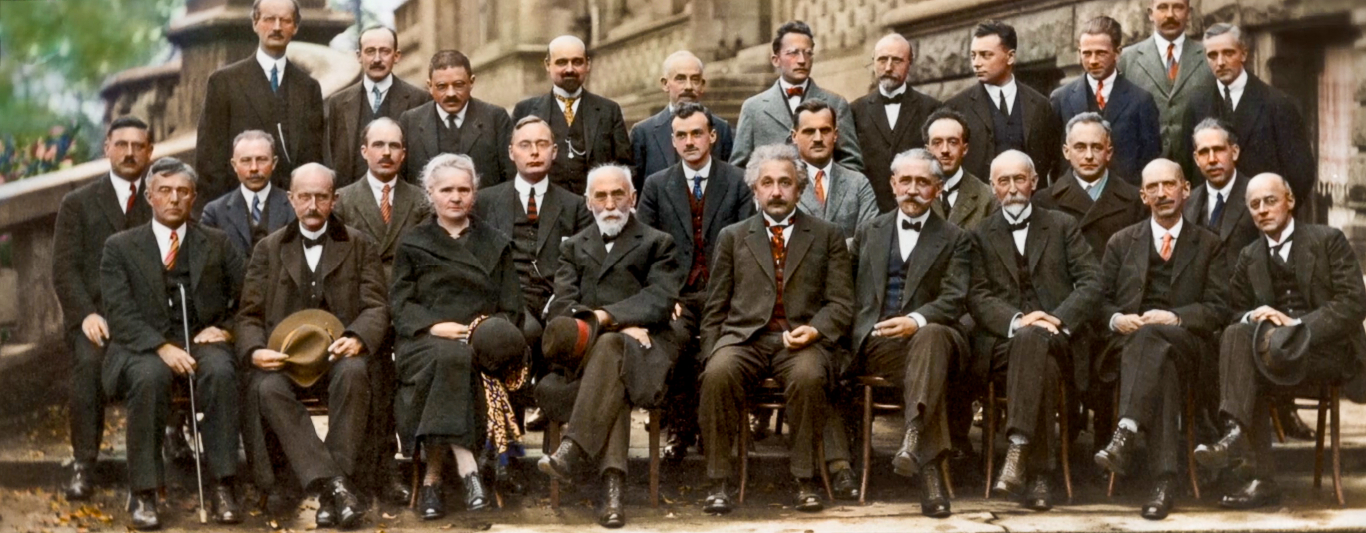
%> input picture TestImages/test10.jpg, 2732 x 1066 px (shown at 1/2 size)
$ octave WatershedSegmentation.m   (GNU Octave 9; MATLAB toolbox functions it lacks are replaced by stand-ins)
%> lines starting %> are read from the running program, lines starting %| are printed output that depends on the picture; in (x1, y1, x2, y2) boxes, pixels count from 0 and x2, y2 are one past the last pixel; in counts of white or black regions, pixels touching at a corner belong together; the program's own positions count from 1
clc

%function image = WatershedImageTesting(rgb)

% Reading in the image, and turning it into grayscale
rgb = imread('E:\CS_Level_3\CS3072-3605-FYP3\TestImages\test10.jpg');
%> rgb is the input picture: size 1066x2732x3 uint8; mean R, G, B 93.4, 79.3, 63.1
	%rgb = imread('coins.jpg');

% Either/OR
I = rgb2gray(rgb);
    %imshow(I)
%I = rgb; % Use this if input image is already grayscaled

% Not too sure what this is..
text(732,501,'Image courtesy of Corel(R)',...
     'FontSize',7,'HorizontalAlignment','right')

% Sobel edge marks - imfilter. Higher gradient in the outer borders
hy = fspecial('sobel');
hx = hy';
Iy = imfilter(double(I), hy, 'replicate');
Ix = imfilter(double(I), hx, 'replicate');
gradmag = sqrt(Ix.^2 + Iy.^2);
%figure
%imshow(gradmag,[]);
title('Gradient magnitude (gradmag)');

% This brings errors. Cannot apply watershed directly on gradient magnitude

%L = watershed(gradmag);
%Lrgb = label2rgb(L);
%figure, imshow(Lrgb), title('Watershed transform of gradient magnitude (Lrgb)')

% Marking the foreground object.
% The Opening version

se = strel('disk', 20);
Io = imopen(I, se);
%figure
%imshow(Io), title('Opening (Io)')

% The Opening by reconstruction

Ie = imerode(I, se);
Iobr = imreconstruct(Ie, I);
%figure
imshow(Iobr), title('Opening-by-reconstruction (Iobr)')

% SAVING THE IMAGE
%imwrite(Iobr,'C:\Users\deepa\Desktop\CS3072-3605-FYP\watershedIobr.jpg','jpg');
imwrite(Iobr,'E:\CS_Level_3\CS3072-3605-FYP3\OutputImages\watershedIobr.jpg','jpg');

% The Closing version

Ioc = imclose(Io, se);
%figure
%imshow(Ioc), title('Opening-closing (Ioc)')

% Opening and Closing morph, opening and closing values used here
% Key functions- imdilate and imreconstruct

Iobrd = imdilate(Iobr, se);
Iobrcbr = imreconstruct(imcomplement(Iobrd), imcomplement(Iobr));
Iobrcbr = imcomplement(Iobrcbr);
%figure
%imshow(Iobrcbr), title('Opening-closing by reconstruction (Iobrcbr)')

% SAVING THE IMAGE
%imwrite(Iobrcbr,'C:\Users\deepa\Desktop\CS3072-3605-FYP\watershedIob.jpg','jpg');
imwrite(Iobrcbr,'E:\CS_Level_3\CS3072-3605-FYP3\OutputImages\watershedIob.jpg','jpg');

% Calculating the regional maxima of Iobrcbr

fgm = imregionalmax(Iobrcbr);
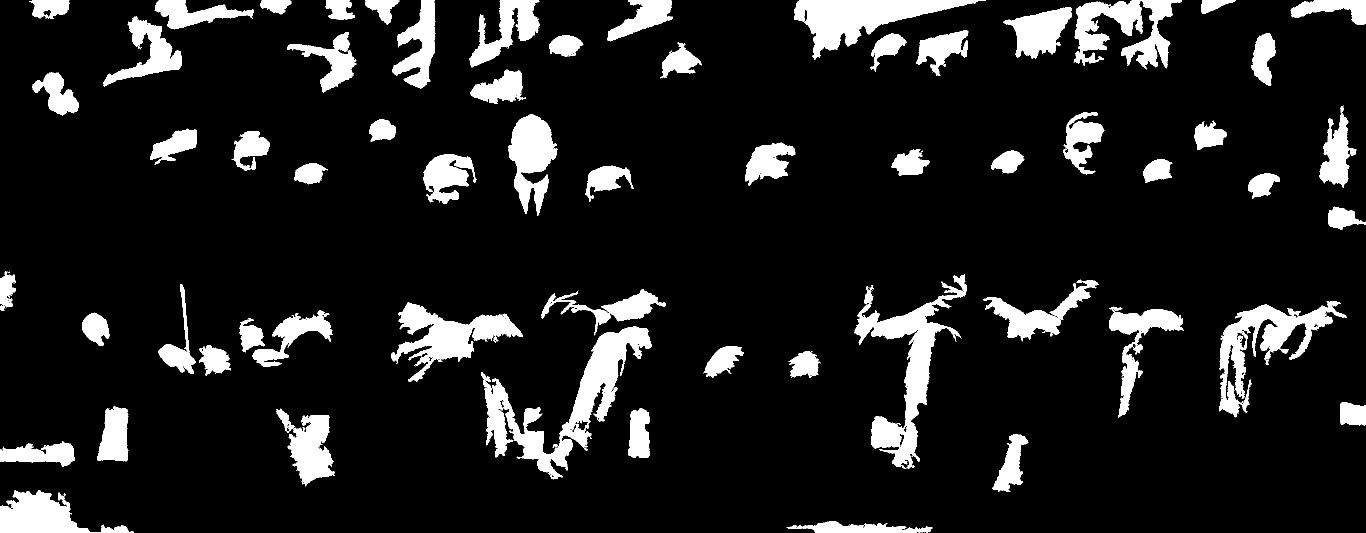
%> fgm: size 1066x2732 logical (shown at 1/2 size); 11.6% white; 61 white regions, largest, box (x1, y1, x2, y2) and area: (962, 653, 1303, 959) 26507, (1709, 548, 1934, 938) 21813, (1588, 0, 1972, 120) 17734
%figure
%imshow(fgm), title('Regional maxima of opening-closing by reconstruction (fgm)')

% Superimposed version

I2 = I;
I2(fgm) = 255;
%> I2: size 1066x2732 uint8; min 0, max 255, mean 93.7
%figure
%imshow(I2), title('Regional maxima superimposed on original image (I2)')

% Closing and Erosion

se2 = strel(ones(5,5));
fgm2 = imclose(fgm, se2);
%> fgm2: size 1066x2732 logical; 12% white; 61 white regions, largest, box (x1, y1, x2, y2) and area: (962, 653, 1303, 959) 27844, (1709, 548, 1934, 938) 22939, (1588, 0, 1972, 120) 17916
fgm3 = imerode(fgm2, se2);
%> fgm3: size 1066x2732 logical; 9.5% white; 102 white regions (23 under 20 px), largest, box (x1, y1, x2, y2) and area: (966, 655, 1301, 956) 21470, (1711, 552, 1932, 934) 17743, (1590, 0, 1954, 114) 16329

% Previous picture clean-up, bwareaopen

fgm4 = bwareaopen(fgm3, 20);
I3 = I;
I3(fgm4) = 255;
%> I3: size 1066x2732 uint8; min 0, max 255, mean 91.3
%figure
%imshow(I3)
%title('Modified regional maxima superimposed on original image (fgm4)')

% Marking background

bw = imbinarize(Iobrcbr);
%> bw: size 1066x2732 logical; 28.5% white; 21 white regions, largest, box (x1, y1, x2, y2) and area: (0, 0, 2571, 532) 531655, (535, 991, 2732, 1066) 85195, (2629, 66, 2732, 492) 32756
%figure
%imshow(bw), title('Thresholded opening-closing by reconstruction (bw)')

% Watershed ridge lines

D = bwdist(bw);
DL = watershed(D);
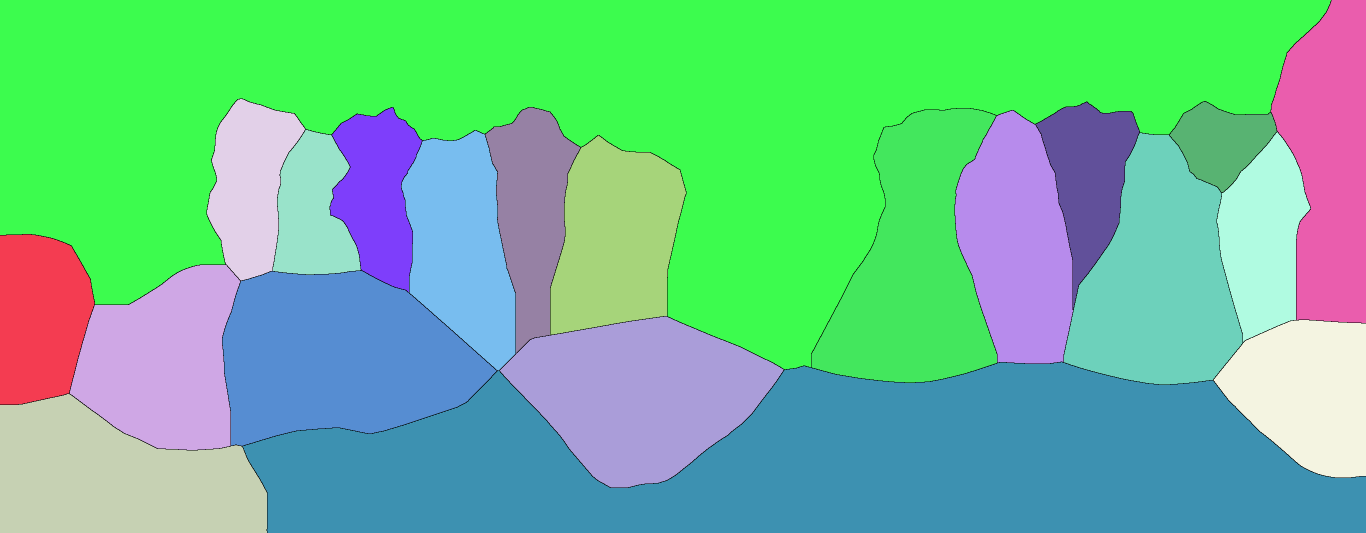
%> DL: size 1066x2732 uint8 (shown at 1/2 size); 22 distinct labels, from 0 to 21; one colour per label, 0 black
bgm = DL == 0;
%> bgm: size 1066x2732 logical; 0.58% white in thin lines or dots
%figure
%imshow(bgm), title('Watershed ridge lines (bgm)')

% Function imimposemin used to find desired regiinal minima

gradmag2 = imimposemin(gradmag, bgm | fgm4);

% Watershed segmentation

L = watershed(gradmag2);
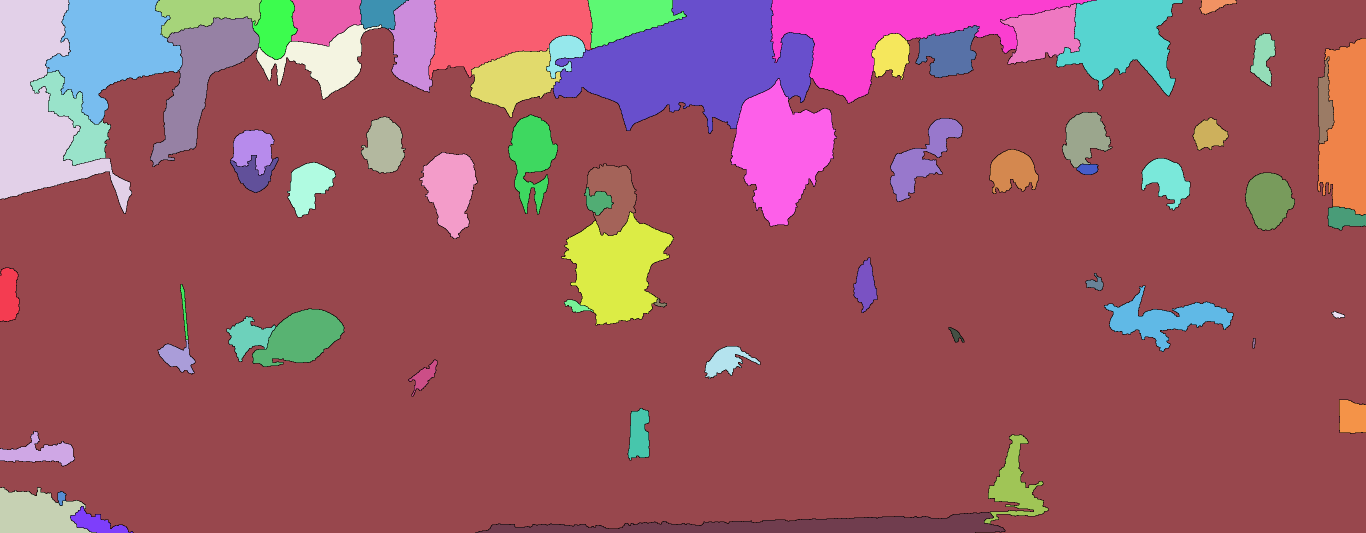
%> L: size 1066x2732 uint8 (shown at 1/2 size); 67 distinct labels, from 0 to 66; one colour per label, 0 black

% Superimposed version of image

I4 = I;
I4(imdilate(L == 0, ones(3, 3)) | bgm | fgm4) = 255;
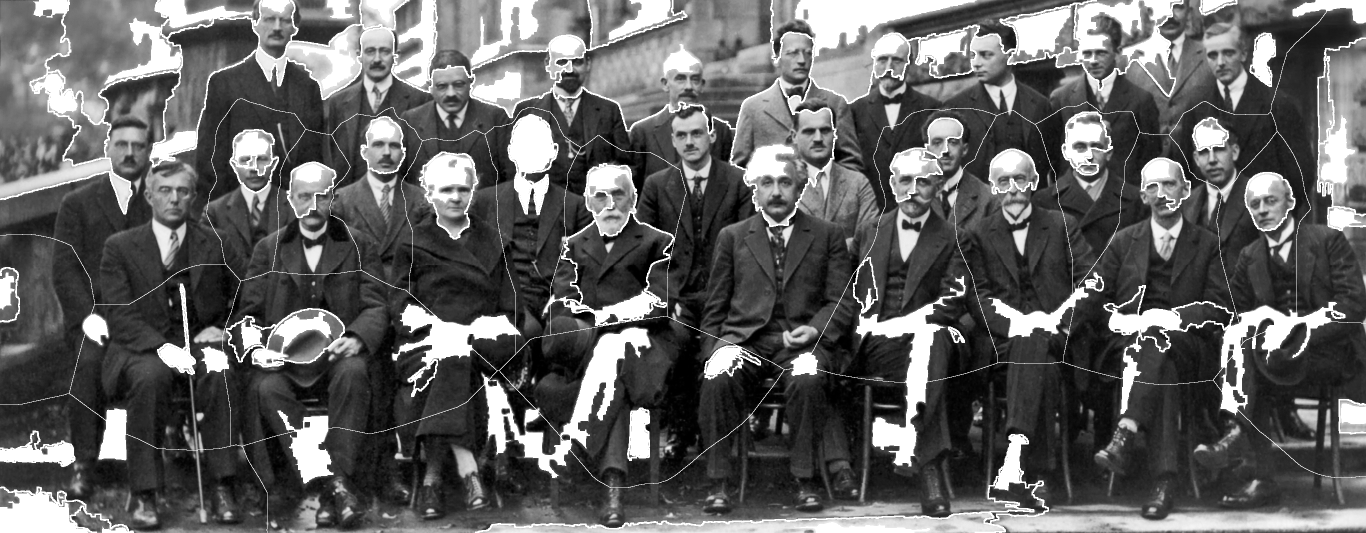
%> I4: size 1066x2732 uint8 (shown at 1/2 size); min 0, max 255, mean 96.9
%figure
%imshow(I4)
%title('Markers and object boundaries superimposed on original image (I4)')

% Colouring it in

Lrgb = label2rgb(L, 'jet', 'w', 'shuffle');
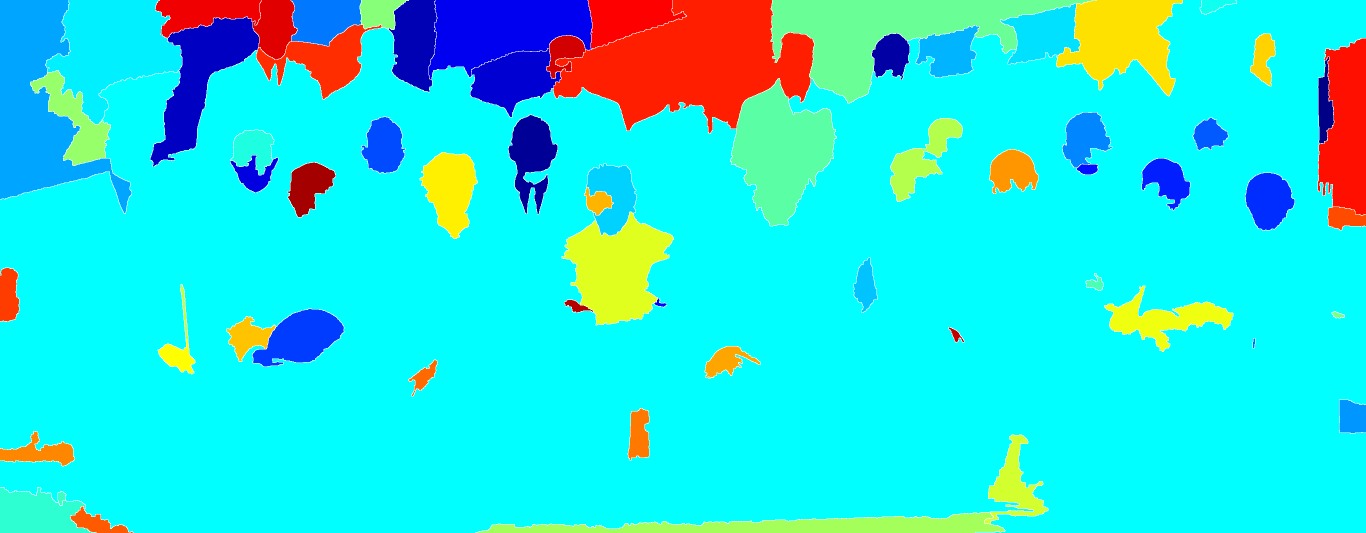
%> Lrgb: size 1066x2732x3 uint8 (shown at 1/2 size); mean R, G, B 32.8, 225.3, 222.6
% [14 lines of commented-out code are left out]

$ run again, with TestImages/test1.jpg copied over TestImages/test10.jpg
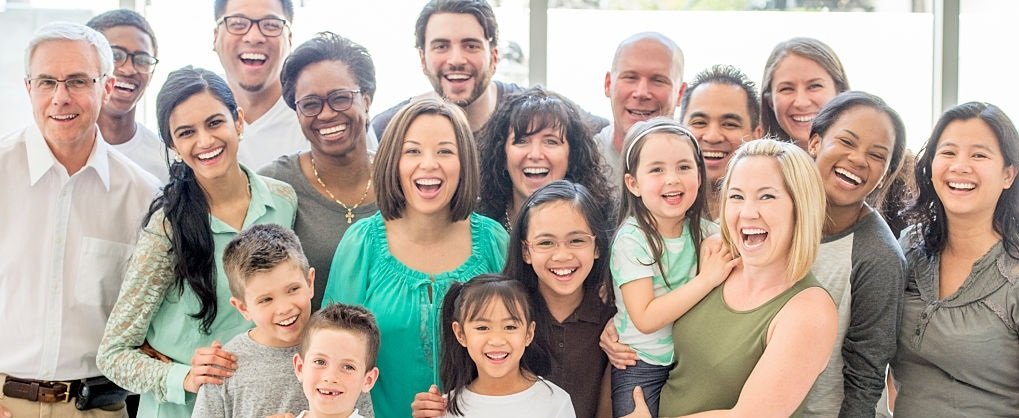
%> input picture TestImages/test1.jpg, 1019 x 418 px
%> rgb is the input picture: size 418x1019x3 uint8; mean R, G, B 176.4, 165.2, 154
%> `fgm = imregionalmax(Iobrcbr);`:
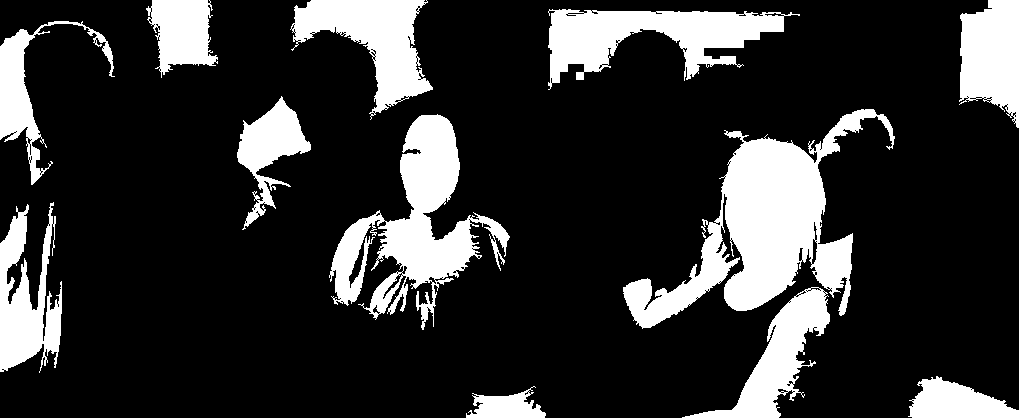
%> fgm: size 418x1019 logical; 19.6% white; 12 white regions, largest, box (x1, y1, x2, y2) and area: (623, 109, 895, 329) 20285, (329, 114, 510, 330) 13250, (548, 9, 800, 90) 9352
%> I2: size 418x1019 uint8; min 0, max 255, mean 174.6
%> fgm2: size 418x1019 logical; 20.8% white; 11 white regions, largest, box (x1, y1, x2, y2) and area: (623, 109, 895, 418) 27680, (329, 114, 510, 330) 14735, (548, 9, 800, 90) 9644
%> fgm3: size 418x1019 logical; 17.2% white; 27 white regions (10 under 20 px), largest, box (x1, y1, x2, y2) and area: (625, 111, 874, 418) 23329, (332, 117, 507, 315) 11460, (551, 11, 782, 81) 7848
%> I3: size 418x1019 uint8; min 0, max 255, mean 173.8
%> bw: size 418x1019 logical; 54.2% white; 4 black regions, box (x1, y1, x2, y2) and area: (222, 14, 842, 418) 117325, (681, 63, 1019, 418) 57901, (107, 70, 252, 365) 14779, (0, 373, 141, 418) 5265
%> DL: size 418x1019 uint8; 3 distinct labels, from 0 to 2
%> bgm: size 418x1019 logical; 0.12% white in thin lines or dots, all inside (x1, y1, x2, y2) = (403, 266, 627, 418)
%> L: size 418x1019 uint8; 19 distinct labels, from 0 to 18
%> `Lrgb = label2rgb(L, 'jet', 'w', 'shuffle');`:
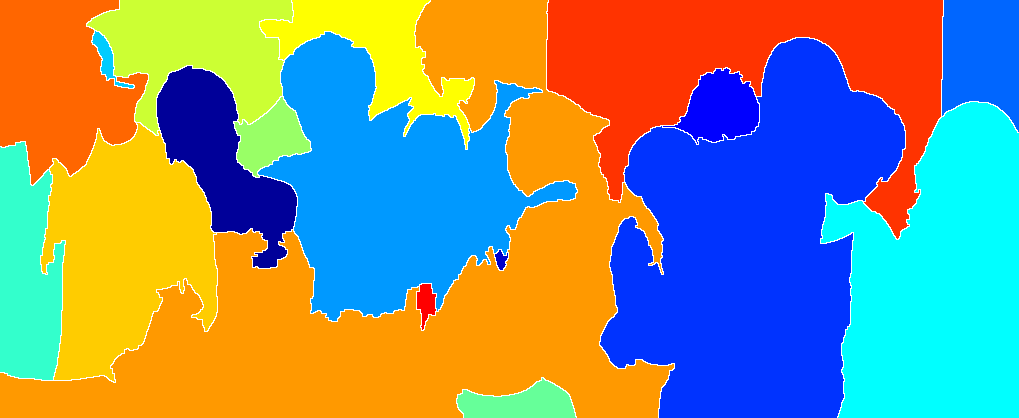
%> Lrgb: size 418x1019x3 uint8; mean R, G, B 132.9, 143.3, 123.8
